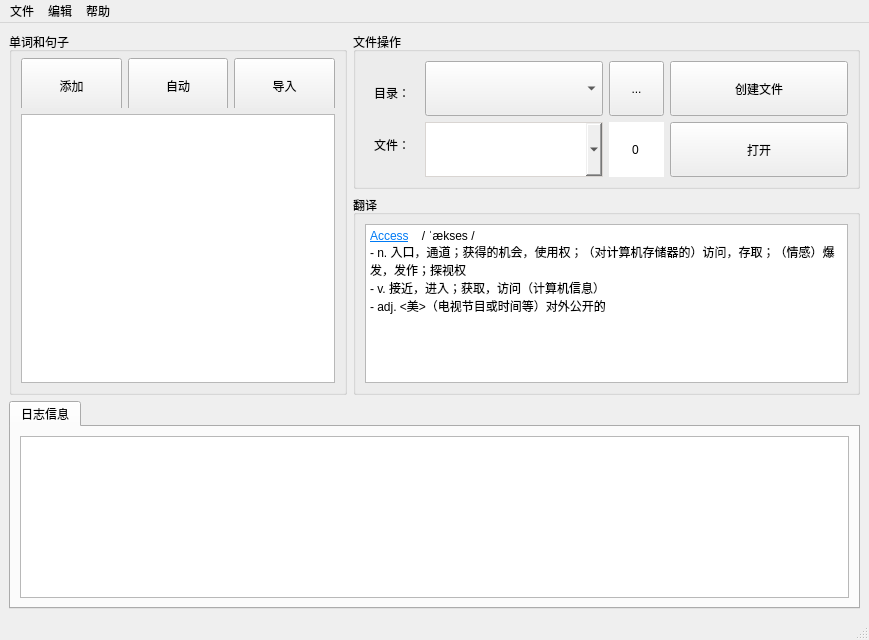
<?xml version="1.0" encoding="UTF-8"?>
<ui version="4.0">
 <class>MainWindow</class>
 <widget class="QMainWindow" name="MainWindow">
  <property name="geometry">
   <rect>
    <x>0</x>
    <y>0</y>
    <width>869</width>
    <height>640</height>
   </rect>
  </property>
  <property name="windowTitle">
   <string>MainWindow</string>
  </property>
  <widget class="QWidget" name="centralwidget">
   <layout class="QVBoxLayout" name="verticalLayout_8">
    <item>
     <layout class="QHBoxLayout" name="horizontalLayout_3" stretch="2,3">
      <item>
       <widget class="QGroupBox" name="listWgt">
        <property name="sizePolicy">
         <sizepolicy hsizetype="Expanding" vsizetype="Expanding">
          <horstretch>0</horstretch>
          <verstretch>0</verstretch>
         </sizepolicy>
        </property>
        <property name="minimumSize">
         <size>
          <width>0</width>
          <height>0</height>
         </size>
        </property>
        <property name="maximumSize">
         <size>
          <width>16777215</width>
          <height>16777215</height>
         </size>
        </property>
        <property name="title">
         <string>单词和句子</string>
        </property>
        <layout class="QVBoxLayout" name="listLayout" stretch="2,5">
         <property name="spacing">
          <number>6</number>
         </property>
         <property name="topMargin">
          <number>6</number>
         </property>
         <item>
          <widget class="QWidget" name="listPbnWgt" native="true">
           <property name="sizePolicy">
            <sizepolicy hsizetype="Preferred" vsizetype="Preferred">
             <horstretch>0</horstretch>
             <verstretch>0</verstretch>
            </sizepolicy>
           </property>
           <property name="minimumSize">
            <size>
             <width>0</width>
             <height>40</height>
            </size>
           </property>
           <property name="maximumSize">
            <size>
             <width>16777215</width>
             <height>50</height>
            </size>
           </property>
           <layout class="QHBoxLayout" name="horizontalLayout_2">
            <property name="sizeConstraint">
             <enum>QLayout::SetDefaultConstraint</enum>
            </property>
            <property name="leftMargin">
             <number>0</number>
            </property>
            <property name="topMargin">
             <number>0</number>
            </property>
            <property name="rightMargin">
             <number>0</number>
            </property>
            <property name="bottomMargin">
             <number>0</number>
            </property>
            <item>
             <widget class="QPushButton" name="addPbn">
              <property name="sizePolicy">
               <sizepolicy hsizetype="Preferred" vsizetype="Fixed">
                <horstretch>0</horstretch>
                <verstretch>0</verstretch>
               </sizepolicy>
              </property>
              <property name="minimumSize">
               <size>
                <width>0</width>
                <height>55</height>
               </size>
              </property>
              <property name="maximumSize">
               <size>
                <width>16777215</width>
                <height>16777215</height>
               </size>
              </property>
              <property name="text">
               <string>添加</string>
              </property>
             </widget>
            </item>
            <item>
             <widget class="QPushButton" name="autoPbn">
              <property name="sizePolicy">
               <sizepolicy hsizetype="Preferred" vsizetype="Fixed">
                <horstretch>0</horstretch>
                <verstretch>0</verstretch>
               </sizepolicy>
              </property>
              <property name="minimumSize">
               <size>
                <width>0</width>
                <height>55</height>
               </size>
              </property>
              <property name="maximumSize">
               <size>
                <width>16777215</width>
                <height>16777215</height>
               </size>
              </property>
              <property name="text">
               <string>自动</string>
              </property>
             </widget>
            </item>
            <item>
             <widget class="QPushButton" name="autoPbn_2">
              <property name="sizePolicy">
               <sizepolicy hsizetype="Preferred" vsizetype="Fixed">
                <horstretch>0</horstretch>
                <verstretch>0</verstretch>
               </sizepolicy>
              </property>
              <property name="minimumSize">
               <size>
                <width>0</width>
                <height>55</height>
               </size>
              </property>
              <property name="maximumSize">
               <size>
                <width>16777215</width>
                <height>16777215</height>
               </size>
              </property>
              <property name="text">
               <string>导入</string>
              </property>
             </widget>
            </item>
           </layout>
          </widget>
         </item>
         <item>
          <widget class="QListWidget" name="addList">
           <property name="sizePolicy">
            <sizepolicy hsizetype="Preferred" vsizetype="Preferred">
             <horstretch>0</horstretch>
             <verstretch>0</verstretch>
            </sizepolicy>
           </property>
           <property name="minimumSize">
            <size>
             <width>0</width>
             <height>0</height>
            </size>
           </property>
          </widget>
         </item>
        </layout>
       </widget>
      </item>
      <item>
       <layout class="QVBoxLayout" name="verticalLayout_2" stretch="1,3">
        <item>
         <widget class="QGroupBox" name="groupBox">
          <property name="title">
           <string>文件操作</string>
          </property>
          <layout class="QHBoxLayout" name="horizontalLayout">
           <item>
            <widget class="QWidget" name="pathWgt" native="true">
             <layout class="QVBoxLayout" name="verticalLayout">
              <item>
               <widget class="QLabel" name="label">
                <property name="text">
                 <string>目录：</string>
                </property>
               </widget>
              </item>
              <item>
               <widget class="QLabel" name="label_2">
                <property name="text">
                 <string>文件：</string>
                </property>
               </widget>
              </item>
             </layout>
            </widget>
           </item>
           <item>
            <layout class="QVBoxLayout" name="verticalLayout_3">
             <item>
              <widget class="QComboBox" name="tarPathCombox">
               <property name="sizePolicy">
                <sizepolicy hsizetype="Expanding" vsizetype="Expanding">
                 <horstretch>0</horstretch>
                 <verstretch>0</verstretch>
                </sizepolicy>
               </property>
               <property name="minimumSize">
                <size>
                 <width>70</width>
                 <height>35</height>
                </size>
               </property>
              </widget>
             </item>
             <item>
              <widget class="QComboBox" name="subPathComBox">
               <property name="sizePolicy">
                <sizepolicy hsizetype="Expanding" vsizetype="Expanding">
                 <horstretch>0</horstretch>
                 <verstretch>0</verstretch>
                </sizepolicy>
               </property>
               <property name="minimumSize">
                <size>
                 <width>80</width>
                 <height>35</height>
                </size>
               </property>
               <property name="styleSheet">
                <string notr="true">border: 1px solid #d9d5d2</string>
               </property>
              </widget>
             </item>
            </layout>
           </item>
           <item>
            <layout class="QVBoxLayout" name="verticalLayout_4">
             <item>
              <widget class="QToolButton" name="repoPathPtn">
               <property name="sizePolicy">
                <sizepolicy hsizetype="Fixed" vsizetype="Expanding">
                 <horstretch>0</horstretch>
                 <verstretch>0</verstretch>
                </sizepolicy>
               </property>
               <property name="minimumSize">
                <size>
                 <width>55</width>
                 <height>35</height>
                </size>
               </property>
               <property name="text">
                <string>...</string>
               </property>
              </widget>
             </item>
             <item>
              <widget class="QSpinBox" name="numSpinBox">
               <property name="sizePolicy">
                <sizepolicy hsizetype="Fixed" vsizetype="Expanding">
                 <horstretch>0</horstretch>
                 <verstretch>0</verstretch>
                </sizepolicy>
               </property>
               <property name="minimumSize">
                <size>
                 <width>55</width>
                 <height>35</height>
                </size>
               </property>
               <property name="styleSheet">
                <string notr="true">QSpinBox::up-button,QSpinBox::down-button
{
	width:0px;
}</string>
               </property>
               <property name="alignment">
                <set>Qt::AlignCenter</set>
               </property>
               <property name="maximum">
                <number>200</number>
               </property>
              </widget>
             </item>
            </layout>
           </item>
           <item>
            <layout class="QVBoxLayout" name="verticalLayout_6">
             <item>
              <widget class="QPushButton" name="createMarkdownPbn">
               <property name="sizePolicy">
                <sizepolicy hsizetype="Expanding" vsizetype="Fixed">
                 <horstretch>0</horstretch>
                 <verstretch>0</verstretch>
                </sizepolicy>
               </property>
               <property name="minimumSize">
                <size>
                 <width>90</width>
                 <height>55</height>
                </size>
               </property>
               <property name="text">
                <string>创建文件</string>
               </property>
              </widget>
             </item>
             <item>
              <widget class="QToolButton" name="OpenMarkdownPbn">
               <property name="sizePolicy">
                <sizepolicy hsizetype="Expanding" vsizetype="Fixed">
                 <horstretch>0</horstretch>
                 <verstretch>0</verstretch>
                </sizepolicy>
               </property>
               <property name="minimumSize">
                <size>
                 <width>90</width>
                 <height>55</height>
                </size>
               </property>
               <property name="text">
                <string>打开</string>
               </property>
              </widget>
             </item>
            </layout>
           </item>
          </layout>
         </widget>
        </item>
        <item>
         <widget class="QGroupBox" name="imgWgt">
          <property name="minimumSize">
           <size>
            <width>0</width>
            <height>0</height>
           </size>
          </property>
          <property name="title">
           <string>翻译</string>
          </property>
          <layout class="QVBoxLayout" name="verticalLayout_5">
           <item>
            <widget class="QTextEdit" name="textEdit">
             <property name="html">
              <string>&lt;!DOCTYPE HTML PUBLIC &quot;-//W3C//DTD HTML 4.0//EN&quot; &quot;http://www.w3.org/TR/REC-html40/strict.dtd&quot;&gt;
&lt;html&gt;&lt;head&gt;&lt;meta name=&quot;qrichtext&quot; content=&quot;1&quot; /&gt;&lt;meta charset=&quot;utf-8&quot; /&gt;&lt;style type=&quot;text/css&quot;&gt;
p, li { white-space: pre-wrap; }
hr { height: 1px; border-width: 0; }
li.unchecked::marker { content: &quot;\2610&quot;; }
li.checked::marker { content: &quot;\2612&quot;; }
&lt;/style&gt;&lt;/head&gt;&lt;body style=&quot; font-family:'Microsoft YaHei UI'; font-size:9pt; font-weight:400; font-style:normal;&quot;&gt;
&lt;p style=&quot; margin-top:0px; margin-bottom:0px; margin-left:0px; margin-right:0px; -qt-block-indent:0; text-indent:0px;&quot;&gt;&lt;a href=&quot;https://dictionary.cambridge.org/dictionary/english-chinese-simplified/Access&quot;&gt;&lt;span style=&quot; text-decoration: underline; color:#007af4;&quot;&gt;Access&lt;/span&gt;&lt;/a&gt;    / ˈækses /     &lt;/p&gt;
&lt;p style=&quot; margin-top:0px; margin-bottom:0px; margin-left:0px; margin-right:0px; -qt-block-indent:0; text-indent:0px;&quot;&gt;- n. 入口，通道；获得的机会，使用权；（对计算机存储器的）访问，存取；（情感）爆发，发作；探视权 &lt;/p&gt;
&lt;p style=&quot; margin-top:0px; margin-bottom:0px; margin-left:0px; margin-right:0px; -qt-block-indent:0; text-indent:0px;&quot;&gt;- v. 接近，进入；获取，访问（计算机信息） &lt;/p&gt;
&lt;p style=&quot; margin-top:0px; margin-bottom:0px; margin-left:0px; margin-right:0px; -qt-block-indent:0; text-indent:0px;&quot;&gt;- adj. &amp;lt;美&amp;gt;（电视节目或时间等）对外公开的 &lt;/p&gt;&lt;/body&gt;&lt;/html&gt;</string>
             </property>
            </widget>
           </item>
          </layout>
         </widget>
        </item>
       </layout>
      </item>
     </layout>
    </item>
    <item>
     <widget class="QTabWidget" name="tabWgt">
      <property name="currentIndex">
       <number>0</number>
      </property>
      <widget class="QWidget" name="logWgt">
       <attribute name="title">
        <string>日志信息</string>
       </attribute>
       <layout class="QVBoxLayout" name="verticalLayout_7">
        <item>
         <widget class="QTextBrowser" name="logText"/>
        </item>
       </layout>
      </widget>
     </widget>
    </item>
   </layout>
  </widget>
  <widget class="QMenuBar" name="menubar">
   <property name="geometry">
    <rect>
     <x>0</x>
     <y>0</y>
     <width>869</width>
     <height>17</height>
    </rect>
   </property>
   <widget class="QMenu" name="menu">
    <property name="title">
     <string>文件</string>
    </property>
    <addaction name="actSysini"/>
    <addaction name="actionactFileConf"/>
    <addaction name="actRestart"/>
   </widget>
   <widget class="QMenu" name="menu_2">
    <property name="title">
     <string>编辑</string>
    </property>
   </widget>
   <widget class="QMenu" name="menu_3">
    <property name="title">
     <string>帮助</string>
    </property>
    <addaction name="actionAbout"/>
   </widget>
   <addaction name="menu"/>
   <addaction name="menu_2"/>
   <addaction name="menu_3"/>
  </widget>
  <widget class="QStatusBar" name="statusbar"/>
  <action name="actRestart">
   <property name="text">
    <string>重启</string>
   </property>
  </action>
  <action name="actSysini">
   <property name="text">
    <string>系统配置</string>
   </property>
  </action>
  <action name="actionactFileConf">
   <property name="text">
    <string>文件配置</string>
   </property>
  </action>
  <action name="actionAbout">
   <property name="text">
    <string>about</string>
   </property>
  </action>
 </widget>
 <resources/>
 <connections/>
</ui>
